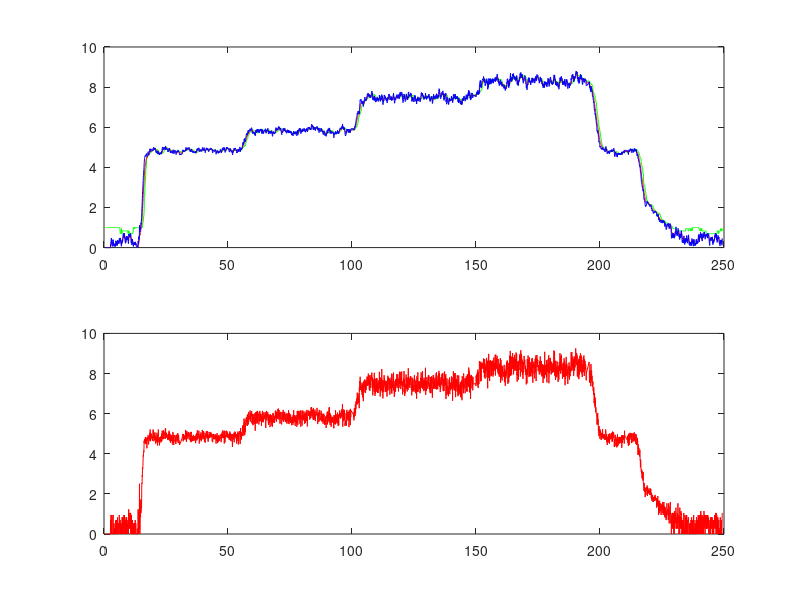

Write the MATLAB code that produced this figure.
[ALL]=csvread('Prueba_8_PID.csv'); %%valor de 
[ALL1]=csvread('Prueba_10_Casa.csv'); %%valor de muestras
[A]=ALL(:,11); %temp
[T]=ALL(:,15); %temp
[B]=ALL1(:,1); %temp
[C]=ALL1(:,2); %temp
[D]=ALL1(:,3); %temp
[E]=ALL1(:,4); %temp
[U]=ALL(:,19);

T=T/1000;

figure(1)
subplot(2,1,1)
plot(T,C,'g',T,D,'r',T,E,'b')
ylim([0 10]);
subplot(2,1,2)
plot(T,B,'r')